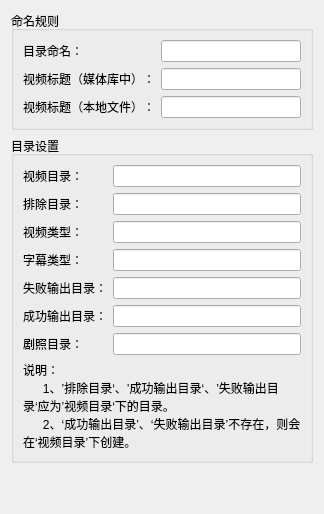
          <widget class="QWidget" name="tab_2">
           <attribute name="title">
            <string>目录设置</string>
           </attribute>
           <layout class="QVBoxLayout" name="verticalLayout_5">
            <item>
             <widget class="QGroupBox" name="groupBox_10">
              <property name="title">
               <string>命名规则</string>
              </property>
              <layout class="QGridLayout" name="gridLayout_6">
               <item row="2" column="0">
                <widget class="QLabel" name="label_2">
                 <property name="text">
                  <string>视频标题（本地文件）：</string>
                 </property>
                </widget>
               </item>
               <item row="0" column="1">
                <widget class="QLineEdit" name="lineEdit"/>
               </item>
               <item row="1" column="0">
                <widget class="QLabel" name="label_3">
                 <property name="text">
                  <string>视频标题（媒体库中）：</string>
                 </property>
                </widget>
               </item>
               <item row="0" column="0">
                <widget class="QLabel" name="label">
                 <property name="text">
                  <string>目录命名：</string>
                 </property>
                </widget>
               </item>
               <item row="2" column="1">
                <widget class="QLineEdit" name="lineEdit_2"/>
               </item>
               <item row="1" column="1">
                <widget class="QLineEdit" name="lineEdit_3"/>
               </item>
              </layout>
             </widget>
            </item>
            <item>
             <widget class="QGroupBox" name="groupBox_11">
              <property name="title">
               <string>目录设置</string>
              </property>
              <layout class="QGridLayout" name="gridLayout_7">
               <item row="3" column="0">
                <widget class="QLabel" name="label_7">
                 <property name="text">
                  <string>字幕类型：</string>
                 </property>
                </widget>
               </item>
               <item row="1" column="0">
                <widget class="QLabel" name="label_5">
                 <property name="text">
                  <string>排除目录：</string>
                 </property>
                </widget>
               </item>
               <item row="2" column="0">
                <widget class="QLabel" name="label_6">
                 <property name="text">
                  <string>视频类型：</string>
                 </property>
                </widget>
               </item>
               <item row="1" column="1">
                <widget class="QLineEdit" name="lineEdit_5"/>
               </item>
               <item row="5" column="1">
                <widget class="QLineEdit" name="lineEdit_9"/>
               </item>
               <item row="0" column="1">
                <widget class="QLineEdit" name="lineEdit_4"/>
               </item>
               <item row="4" column="0">
                <widget class="QLabel" name="label_8">
                 <property name="text">
                  <string>失败输出目录：</string>
                 </property>
                </widget>
               </item>
               <item row="6" column="0">
                <widget class="QLabel" name="label_10">
                 <property name="text">
                  <string>剧照目录：</string>
                 </property>
                </widget>
               </item>
               <item row="2" column="1">
                <widget class="QLineEdit" name="lineEdit_6"/>
               </item>
               <item row="5" column="0">
                <widget class="QLabel" name="label_9">
                 <property name="text">
                  <string>成功输出目录：</string>
                 </property>
                </widget>
               </item>
               <item row="4" column="1">
                <widget class="QLineEdit" name="lineEdit_8"/>
               </item>
               <item row="0" column="0">
                <widget class="QLabel" name="label_4">
                 <property name="text">
                  <string>视频目录：</string>
                 </property>
                </widget>
               </item>
               <item row="3" column="1">
                <widget class="QLineEdit" name="lineEdit_7"/>
               </item>
               <item row="6" column="1">
                <widget class="QLineEdit" name="lineEdit_10"/>
               </item>
               <item row="7" column="0" colspan="2">
                <widget class="QLabel" name="label_11">
                 <property name="text">
                  <string>说明：
      1、’排除目录‘、’成功输出目录‘、’失败输出目录‘应为’视频目录‘下的目录。
      2、‘成功输出目录’、‘失败输出目录’不存在，则会在‘视频目录’下创建。</string>
                 </property>
                 <property name="wordWrap">
                  <bool>true</bool>
                 </property>
                </widget>
               </item>
              </layout>
             </widget>
            </item>
            <item>
             <spacer name="verticalSpacer">
              <property name="orientation">
               <enum>Qt::Vertical</enum>
              </property>
              <property name="sizeHint" stdset="0">
               <size>
                <width>20</width>
                <height>40</height>
               </size>
              </property>
             </spacer>
            </item>
           </layout>
          </widget>
